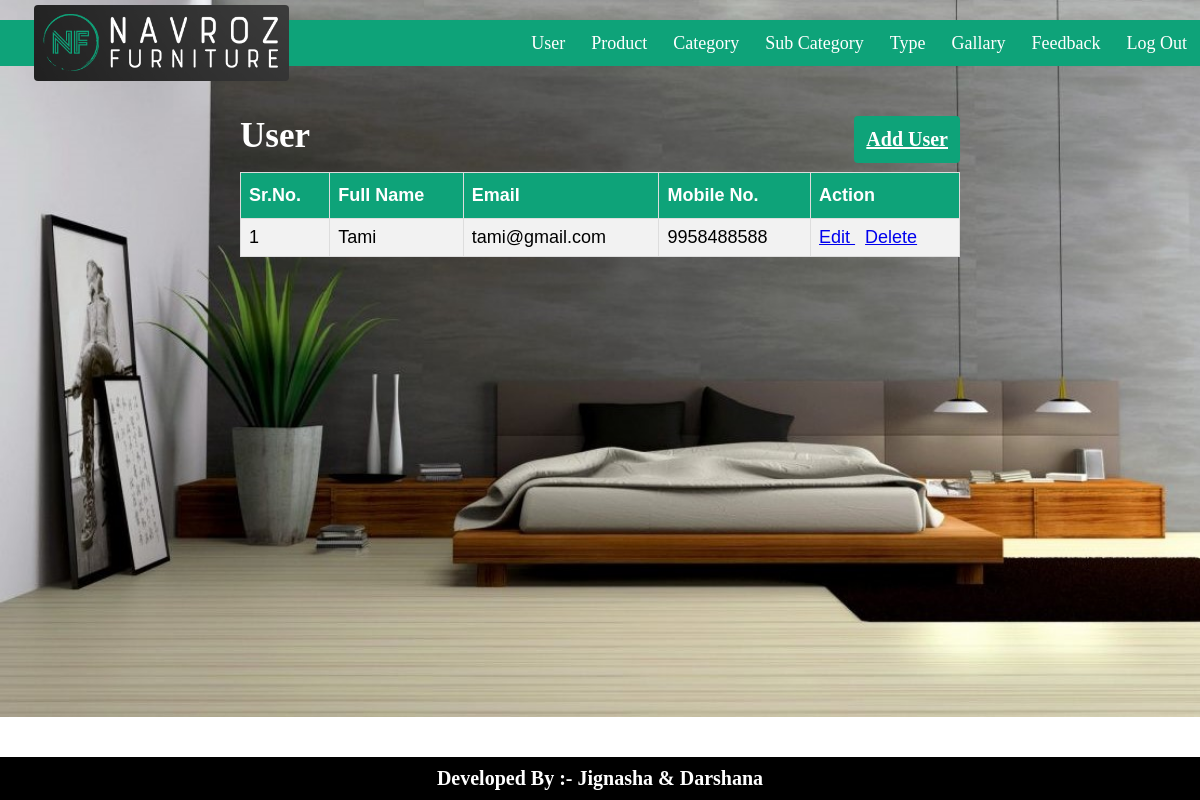
/user.php (signed in), run on the app's committed database.
### tables this page shows
CREATE TABLE `user` (
  `id` int(11) NOT NULL,
  `name` varchar(50) NOT NULL,
  `email` varchar(50) NOT NULL,
  `number` varchar(10) NOT NULL,
  `password` varchar(50) NOT NULL
);

### user.php (the view, shortened to what this page needs)
<!DOCTYPE html>
<html lang="en">
<head>
    <?php include "links.php"; ?>
</head>
<body>
    <?php include "nav.php"; ?>
    <?php include "dbconect.php"; ?>
    <div class="custom-container">
        <div style="width:60%">
            <h2 class="title">User </h2>
            <a class="addlink" href="./adduser.php">
             <span > Add User</span>
            </a>
            <table>
                <tr>
                    <th>Sr.No.</th>
                    <th>Full Name</th>
                    <th> Email </th>
                    <th>Mobile No.</th>
                    <th>Action</th>
                </tr>
                <?php
                $records = mysqli_query($conn,"select * from user");
                $i=0;
                while($data = mysqli_fetch_array($records))
                {
                    $i++;
                ?>
                <tr>
                    <td><?php echo $i?></td>
                    <td><?php echo $data['name']; ?></td>
                    <td><?php echo $data['email']; ?></td>
                    <td><?php echo $data['number']; ?></td>
                    <td>
                        <a href="./edituser.php?id=<?php echo $data['id']; ?>" style="margin-right:10px"> Edit </a>
                        <a href="./check-deleteuser.php?id=<?php echo $data['id']; ?>"> Delete </a>
                    </td>
                </tr>
                <?php
                }
                ?>
            </table>
        </div>
    </div>
    <?php include "footer.php"; ?>
</body>
</html>

### css/index.css (style rules this page uses)
body { font-family: "Times New Roman", Times, serif; font-size:18px; background-image: url(../img/bg-image.jpg); background-repeat:no-repeat; background-size:cover; margin:0; overflow:hidden; }
.custom-container { padding-top: 50px; width: 100%; display: flex; justify-content: center; height: 601px; overflow: hidden; overflow-y: auto; }
table { font-family: Arial, Helvetica, sans-serif; border-collapse: collapse; width: 100%; }
table td, table th { border: 1px solid #ddd; padding: 8px; }
table tr { background-color: #f2f2f2; }
table th { padding-top: 12px; padding-bottom: 12px; text-align: left; background-color: #0ea379; color: white; }
.addlink { color: white; font-weight: bold; float: right; padding: 12px; background-color: #0ea379; margin-bottom: 9px; border-radius: 4px; font-size: 20px; }
.title { color: white; font-weight: bold; font-size: 35px; margin: 0; display: inline; }

### data on the page
user: name "Tami", email "tami@gmail.com", number "9958488588"
